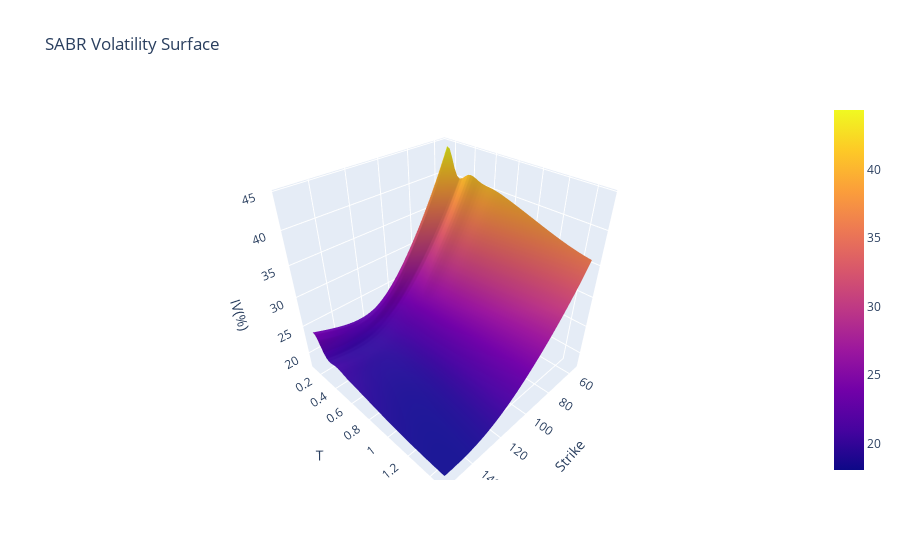

Notebook code for this chart:
### Code cell
fig = go.Figure(data=[go.Surface(z=100*vols_grid, x=strikes_grid_,
                                 y=maturities_grid_)])
fig.update_layout(title='SABR Volatility Surface')
fig.update_scenes(xaxis_title_text='Strike',
                  yaxis_title_text='T',
                  zaxis_title_text='IV(%)')
fig.show()

### Figure 1 — Plotly figure (JSON) as saved in the notebook; plotly's stock layout.template omitted (floating-point values rounded to 4 significant figures; data arrays with more than 128 entries replaced by an {"elided": "..."} marker saying what was removed)
{"data": [{"type": "surface", "x": {"elided": "50x100 float values"}, "y": {"elided": "50x100 float values"}, "z": {"elided": "50x100 float values"}}], "layout": {"scene": {"xaxis": {"title": {"text": "Strike"}}, "yaxis": {"title": {"text": "T"}}, "zaxis": {"title": {"text": "IV(%)"}}}, "title": {"text": "SABR Volatility Surface"}}}
